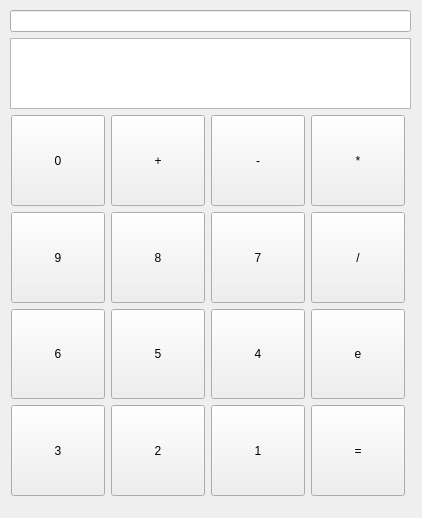
<?xml version="1.0" encoding="UTF-8"?>
<ui version="4.0">
 <class>MainWindow</class>
 <widget class="QMainWindow" name="MainWindow">
  <property name="geometry">
   <rect>
    <x>0</x>
    <y>0</y>
    <width>422</width>
    <height>518</height>
   </rect>
  </property>
  <property name="windowTitle">
   <string>MainWindow</string>
  </property>
  <property name="animated">
   <bool>true</bool>
  </property>
  <widget class="QWidget" name="centralwidget">
   <widget class="QWidget" name="layoutWidget">
    <property name="geometry">
     <rect>
      <x>10</x>
      <y>10</y>
      <width>401</width>
      <height>99</height>
     </rect>
    </property>
    <layout class="QVBoxLayout" name="verticalLayout">
     <item>
      <widget class="QLineEdit" name="calculation"/>
     </item>
     <item>
      <widget class="QTextEdit" name="output">
       <property name="enabled">
        <bool>true</bool>
       </property>
      </widget>
     </item>
    </layout>
   </widget>
   <widget class="QWidget" name="layoutWidget">
    <property name="geometry">
     <rect>
      <x>11</x>
      <y>115</y>
      <width>396</width>
      <height>381</height>
     </rect>
    </property>
    <layout class="QGridLayout" name="gridLayout_6">
     <property name="topMargin">
      <number>0</number>
     </property>
     <item row="3" column="2">
      <widget class="QPushButton" name="one">
       <property name="sizePolicy">
        <sizepolicy hsizetype="Minimum" vsizetype="Preferred">
         <horstretch>0</horstretch>
         <verstretch>0</verstretch>
        </sizepolicy>
       </property>
       <property name="text">
        <string>1</string>
       </property>
      </widget>
     </item>
     <item row="1" column="0">
      <widget class="QPushButton" name="nine">
       <property name="sizePolicy">
        <sizepolicy hsizetype="Minimum" vsizetype="Preferred">
         <horstretch>0</horstretch>
         <verstretch>0</verstretch>
        </sizepolicy>
       </property>
       <property name="text">
        <string>9</string>
       </property>
      </widget>
     </item>
     <item row="0" column="0">
      <widget class="QPushButton" name="zero">
       <property name="sizePolicy">
        <sizepolicy hsizetype="Minimum" vsizetype="Preferred">
         <horstretch>0</horstretch>
         <verstretch>0</verstretch>
        </sizepolicy>
       </property>
       <property name="styleSheet">
        <string notr="true"/>
       </property>
       <property name="text">
        <string>0</string>
       </property>
      </widget>
     </item>
     <item row="1" column="2">
      <widget class="QPushButton" name="seven">
       <property name="sizePolicy">
        <sizepolicy hsizetype="Minimum" vsizetype="Preferred">
         <horstretch>0</horstretch>
         <verstretch>0</verstretch>
        </sizepolicy>
       </property>
       <property name="mouseTracking">
        <bool>true</bool>
       </property>
       <property name="text">
        <string>7</string>
       </property>
      </widget>
     </item>
     <item row="2" column="3">
      <widget class="QPushButton" name="exponent">
       <property name="sizePolicy">
        <sizepolicy hsizetype="Minimum" vsizetype="Preferred">
         <horstretch>0</horstretch>
         <verstretch>0</verstretch>
        </sizepolicy>
       </property>
       <property name="minimumSize">
        <size>
         <width>94</width>
         <height>0</height>
        </size>
       </property>
       <property name="maximumSize">
        <size>
         <width>94</width>
         <height>16777215</height>
        </size>
       </property>
       <property name="text">
        <string>e</string>
       </property>
      </widget>
     </item>
     <item row="1" column="3">
      <widget class="QPushButton" name="divide">
       <property name="sizePolicy">
        <sizepolicy hsizetype="Minimum" vsizetype="Preferred">
         <horstretch>0</horstretch>
         <verstretch>0</verstretch>
        </sizepolicy>
       </property>
       <property name="minimumSize">
        <size>
         <width>94</width>
         <height>0</height>
        </size>
       </property>
       <property name="maximumSize">
        <size>
         <width>94</width>
         <height>16777215</height>
        </size>
       </property>
       <property name="cursor">
        <cursorShape>ArrowCursor</cursorShape>
       </property>
       <property name="mouseTracking">
        <bool>false</bool>
       </property>
       <property name="tabletTracking">
        <bool>false</bool>
       </property>
       <property name="acceptDrops">
        <bool>false</bool>
       </property>
       <property name="autoFillBackground">
        <bool>false</bool>
       </property>
       <property name="styleSheet">
        <string notr="true">QPushButton:hover{background-color: rgb(255, 74, 29);}</string>
       </property>
       <property name="text">
        <string>/</string>
       </property>
      </widget>
     </item>
     <item row="0" column="3">
      <widget class="QPushButton" name="multiply">
       <property name="sizePolicy">
        <sizepolicy hsizetype="Minimum" vsizetype="Preferred">
         <horstretch>0</horstretch>
         <verstretch>0</verstretch>
        </sizepolicy>
       </property>
       <property name="minimumSize">
        <size>
         <width>94</width>
         <height>0</height>
        </size>
       </property>
       <property name="maximumSize">
        <size>
         <width>94</width>
         <height>16777215</height>
        </size>
       </property>
       <property name="text">
        <string>*</string>
       </property>
      </widget>
     </item>
     <item row="3" column="3">
      <widget class="QPushButton" name="equal">
       <property name="sizePolicy">
        <sizepolicy hsizetype="Minimum" vsizetype="Preferred">
         <horstretch>0</horstretch>
         <verstretch>0</verstretch>
        </sizepolicy>
       </property>
       <property name="minimumSize">
        <size>
         <width>94</width>
         <height>0</height>
        </size>
       </property>
       <property name="maximumSize">
        <size>
         <width>94</width>
         <height>16777215</height>
        </size>
       </property>
       <property name="text">
        <string>=</string>
       </property>
      </widget>
     </item>
     <item row="2" column="0">
      <widget class="QPushButton" name="six">
       <property name="sizePolicy">
        <sizepolicy hsizetype="Minimum" vsizetype="Preferred">
         <horstretch>0</horstretch>
         <verstretch>0</verstretch>
        </sizepolicy>
       </property>
       <property name="text">
        <string>6</string>
       </property>
      </widget>
     </item>
     <item row="2" column="1">
      <widget class="QPushButton" name="five">
       <property name="sizePolicy">
        <sizepolicy hsizetype="Minimum" vsizetype="Preferred">
         <horstretch>0</horstretch>
         <verstretch>0</verstretch>
        </sizepolicy>
       </property>
       <property name="text">
        <string>5</string>
       </property>
      </widget>
     </item>
     <item row="3" column="0">
      <widget class="QPushButton" name="three">
       <property name="sizePolicy">
        <sizepolicy hsizetype="Minimum" vsizetype="Preferred">
         <horstretch>0</horstretch>
         <verstretch>0</verstretch>
        </sizepolicy>
       </property>
       <property name="minimumSize">
        <size>
         <width>94</width>
         <height>0</height>
        </size>
       </property>
       <property name="maximumSize">
        <size>
         <width>94</width>
         <height>16777215</height>
        </size>
       </property>
       <property name="text">
        <string>3</string>
       </property>
      </widget>
     </item>
     <item row="2" column="2">
      <widget class="QPushButton" name="four">
       <property name="sizePolicy">
        <sizepolicy hsizetype="Minimum" vsizetype="Preferred">
         <horstretch>0</horstretch>
         <verstretch>0</verstretch>
        </sizepolicy>
       </property>
       <property name="text">
        <string>4</string>
       </property>
      </widget>
     </item>
     <item row="3" column="1">
      <widget class="QPushButton" name="two">
       <property name="sizePolicy">
        <sizepolicy hsizetype="Minimum" vsizetype="Preferred">
         <horstretch>0</horstretch>
         <verstretch>0</verstretch>
        </sizepolicy>
       </property>
       <property name="minimumSize">
        <size>
         <width>94</width>
         <height>0</height>
        </size>
       </property>
       <property name="maximumSize">
        <size>
         <width>94</width>
         <height>16777215</height>
        </size>
       </property>
       <property name="text">
        <string>2</string>
       </property>
      </widget>
     </item>
     <item row="0" column="2">
      <widget class="QPushButton" name="minus">
       <property name="sizePolicy">
        <sizepolicy hsizetype="Minimum" vsizetype="Preferred">
         <horstretch>0</horstretch>
         <verstretch>0</verstretch>
        </sizepolicy>
       </property>
       <property name="minimumSize">
        <size>
         <width>94</width>
         <height>0</height>
        </size>
       </property>
       <property name="maximumSize">
        <size>
         <width>94</width>
         <height>16777215</height>
        </size>
       </property>
       <property name="text">
        <string>-</string>
       </property>
      </widget>
     </item>
     <item row="1" column="1">
      <widget class="QPushButton" name="eight">
       <property name="sizePolicy">
        <sizepolicy hsizetype="Minimum" vsizetype="Preferred">
         <horstretch>0</horstretch>
         <verstretch>0</verstretch>
        </sizepolicy>
       </property>
       <property name="text">
        <string>8</string>
       </property>
      </widget>
     </item>
     <item row="0" column="1">
      <widget class="QPushButton" name="plus">
       <property name="sizePolicy">
        <sizepolicy hsizetype="Minimum" vsizetype="Preferred">
         <horstretch>0</horstretch>
         <verstretch>0</verstretch>
        </sizepolicy>
       </property>
       <property name="minimumSize">
        <size>
         <width>94</width>
         <height>0</height>
        </size>
       </property>
       <property name="maximumSize">
        <size>
         <width>94</width>
         <height>16777215</height>
        </size>
       </property>
       <property name="mouseTracking">
        <bool>true</bool>
       </property>
       <property name="text">
        <string>+</string>
       </property>
      </widget>
     </item>
    </layout>
   </widget>
  </widget>
  <widget class="QMenuBar" name="menubar">
   <property name="geometry">
    <rect>
     <x>0</x>
     <y>0</y>
     <width>422</width>
     <height>21</height>
    </rect>
   </property>
  </widget>
 </widget>
 <resources/>
 <connections/>
</ui>
